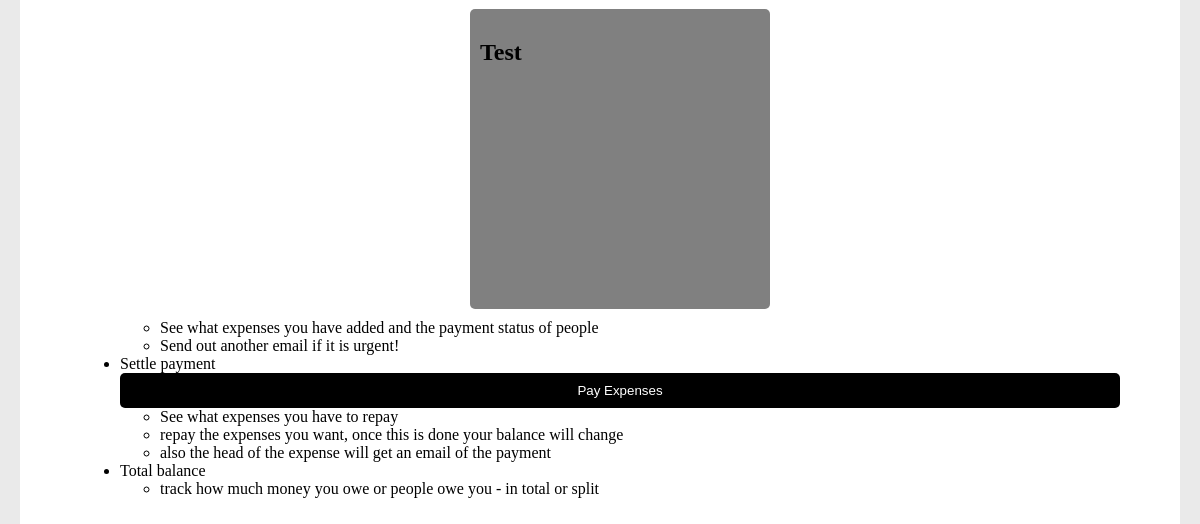
Page /index.php?done=success (signed in, lower part) on the earlier database version.
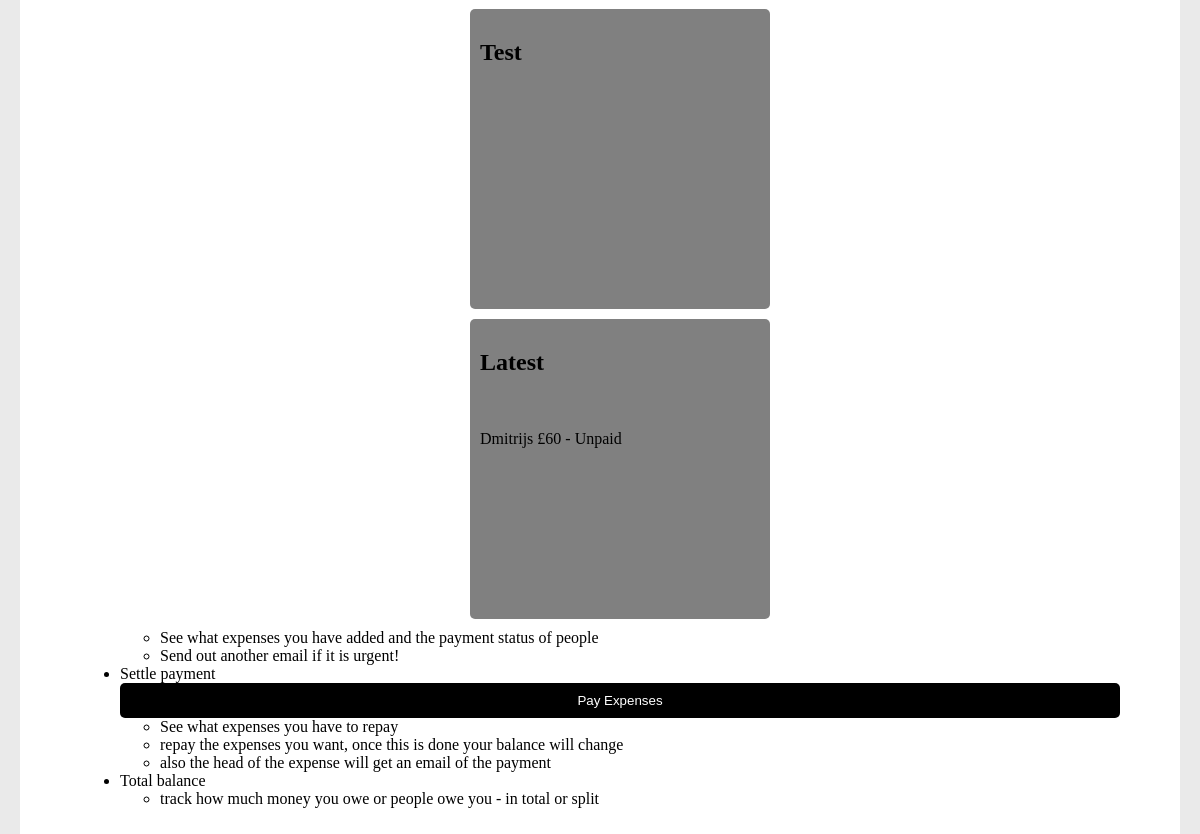
Same page on the later database version.
### tables this page shows
CREATE TABLE Expenses (
  ExpenseID INTEGER PRIMARY KEY,
  UserID INTEGER,
  Name TEXT,
  DateCreated DATE
);

CREATE TABLE ExpenseOwe(
  PersonID INTEGER PRIMARY KEY,
  ExpenseID INTEGER,
  UserID INTEGER,
  Name TEXT,
  Amount INTEGER,
  Reference TEXT,
  Email TEXT,
  Paid BOOLEAN
);

### my_expense.php (the view)
<?php
$userID = $_SESSION['userID'];
$db = new SQLite3('todo.db');
$stmt = $db->prepare("SELECT * FROM Expenses Where UserID = :userID;");
$stmt->bindValue(':userID', $userID, SQLITE3_INTEGER);
$result = $stmt->execute();
while ($row = $result->fetchArray()) {
  $name = "{$row['Name']}";
  $expenseID = "{$row['ExpenseID']}";
  ?><div class='my_expense' onclick='location.href="open_my_expense.php";'><?php
    echo "<h2>$name</h2> <br>";
    $stmt = $db->prepare("SELECT * FROM ExpenseOwe Where ExpenseID = :userID;");
    $stmt->bindValue(':userID', $expenseID, SQLITE3_INTEGER);
    $result_exp = $stmt->execute();
    while ($row = $result_exp->fetchArray()) {
      $people = "{$row['Name']}";
      $amount = "{$row['Amount']}";
      $paid = "{$row['Paid']}";
      if ($paid == 0){
        $paid = "Unpaid";
      }
      else {
        $paid = "Paid";
      }
      echo "<p>$people £$amount - $paid</p>";
    }
    echo "</div>";
}
 ?>

### header.php (shortened to what this page needs)
<!DOCTYPE html>
<html lang="en" dir="ltr">
  <head>
    <link rel="stylesheet" href="css/main.css" type="text/css" charset="utf-8">
  </head>
  <body>

### index.php (shortened to what this page needs)
<?php require 'header.php'; ?>
  <main>
    <?php
      if (isset($_SESSION['userID'])) {
        require 'logged_in.php';
      }
      else {
        require 'logged_out.php';
      } ?>
  </main>

### logged_in.php (shortened to what this page needs)
<main>
  <ul>
    <?php require 'my_expense.php'; ?>
    <ul>
      <li>See what expenses you have added and the payment status of people</li>
      <li>Send out another email if it is urgent!</li>
    </ul>
    <li>Settle payment</li>
    <form class="" action="pay_expense.php" method="post">
      <button type="submit" name="pay-expense">Pay Expenses</button>
    </form>
    <ul>
      <li>See what expenses you have to repay</li>
      <li>repay the expenses you want, once this is done your balance will change</li>
      <li>also the head of the expense will get an email of the payment</li>
    </ul>
    <li>Total balance</li>
    <ul>
      <li>track how much money you owe or people owe you - in total or split</li>
    </ul>
  </ul>
</main>

### css/main.css (style rules this page uses)
.my_expense { margin: auto; margin-bottom: 10px; width: 280px; height: 280px; border-radius: 5px; background: grey; padding: 10px ; }
main { margin: 20px 20px 20px 20px; padding: 10px 20px 10px 20px; border-radius: 15px; background: white; }
body { margin: 0px; padding: 0px; background-image: url("switch6457.png"); background-color: #eaeaea; background-size: 100%; }
button { background-color: black; border: none; cursor: pointer; width: 100%; color: white; padding-top: 10px; padding-bottom: 10px; border-radius: 5px; }

Differences in the rows shown:
added expenses: Name "Latest"
added expenseowe: Name "Dmitrijs", Amount "60", Paid "Unpaid"
